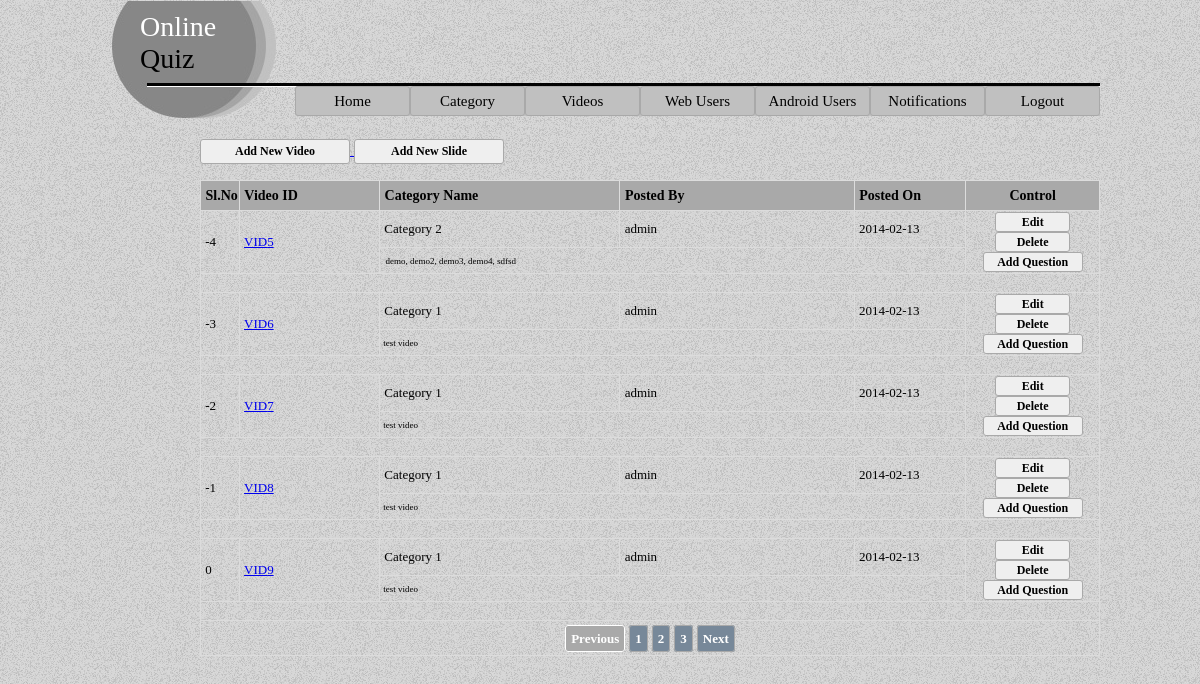
Screenshot of /OnlineQuiz/Model/VideoList.php (signed in) with the database file from the repository.
### tables this page shows
CREATE TABLE IF NOT EXISTS `videoslist` (
  `VideoID` int(11) NOT NULL AUTO_INCREMENT,
  `URL` varchar(1024) DEFAULT NULL,
  `Thumbnail` varchar(1024) DEFAULT NULL,
  `CategoryID` int(11) DEFAULT NULL,
  `Description` varchar(500) DEFAULT NULL,
  `PostedOn` date DEFAULT NULL,
  `PostedBy` varchar(50) DEFAULT NULL,
  `Status` int(1) DEFAULT '3',
  `IsActive` int(1) DEFAULT '0',
  PRIMARY KEY (`VideoID`)
);

CREATE TABLE IF NOT EXISTS `categories` (
  `CategoryID` int(11) NOT NULL AUTO_INCREMENT,
  `CategoryName` varchar(100) NOT NULL,
  PRIMARY KEY (`CategoryID`)
);

### OnlineQuiz/Model/VideoList.php (the view, shortened to what this page needs)
<!DOCTYPE html>
<html>
    <head>
        <link rel="stylesheet" href="Styles/Style.css"/>
    </head>
    <body>
        <div id="mainContainer">
            <div id="header">
                <div id="logo">
                    <div style="margin-left: 40px; margin-top: 10px;">
                        <span style="color: white; font-family: verdana; font-size: 28px;">Online</span>&nbsp;&nbsp;&nbsp;
                        <span style="color: black; font-family: verdana; font-size: 28px;">Quiz</span>
                    </div>
                </div>
                <div id="menu">
                       <ul>
                        <a href="welcome.php"><li>Home</li></a>
                        <a href="CategoryList.php"><li>Category</li></a>
                        <a href="VideoList.php"><li>Videos</li></a>
                        <a href="WebUsersList.php"><li>Web Users</li></a>
                        <a href="AndroidUsers.php"><li>Android Users</li></a>
                        <a href="Notifications.php"><li>Notifications</li></a>
                        <a href="logout.php"><li>Logout</li></a>
                    </ul>              </div>
            </div>
            <div style="width: 900px; height: 400px; margin: 0 auto; float: right;">
                <br/>
                <a href="VideoPostNew.php">
                    <input type="button" value="Add New Video" class="button" style="width: 150px;"/>
                </a>
                <a href="SlidePosttNew.php">
                    <input type="button" value="Add New Slide" class="button" style="width: 150px;"/>
                </a>
                <table border="1" cellspacing="4" style="border-collapse: collapse; border-color: gainsboro; width: 100%; font-family: verdana;">
                    <tr style="font-size: 14px; font-weight: bold; background-color: darkgray; height: 30px; border: solid thin gainsboro">
                        <td width="30px">&nbsp;Sl.No</td>
                        <td width="200px">&nbsp;Video ID</td>
                        <td width="350px">&nbsp;Category Name</td>
                        <td width="350px">&nbsp;Posted By</td>
                        <td width="150px">&nbsp;Posted On</td>
                        <td width="150px" align="center">Control</td>
                    </tr>
                    <?php
                    $tbl_name = "VideosList";
                    $adjacents = 2;
                    $query = "SELECT COUNT(*) as num FROM $tbl_name";
                    $total_pages = mysql_fetch_array(mysql_query($query));
                    $total_pages = $total_pages['num'];
                    $targetpage = "VideoList.php";
                    $limit = 5;
                    if (isset($_GET['page']))
                        $page = $_GET['page'];
                    else
                        $page = "";
                    if ($page > 0)
                        $start = ($page - 1) * $limit;
                    else
                        $start = 0;
                    $sql = "SELECT VideoID, URL, CategoryName, Description, PostedBy, PostedOn ".
                            "FROM $tbl_name, Categories WHERE $tbl_name.CategoryID=Categories.CategoryID ".
                            "AND IsActive=0 ORDER BY PostedOn DESC LIMIT $start, $limit";
                    $result = mysql_query($sql);
                    $prev = $page - 1;
                    $next = $page + 1;
                    $lastpage = ceil($total_pages / $limit);
                    $pagination = "";
                    if ($lastpage > 1) {
                        $pagination .= "<div class=\"pagination\">";
                        if ($page > 1)
                            $pagination.= " <a href=\"$targetpage?page=$prev\" class='avail'> Previous</a>";
                        else
                            $pagination.= " <span class=\"disabled\"> Previous</span>";
                        if ($lastpage < 7 + ($adjacents * 2)) {
                            for ($counter = 1; $counter <= $lastpage; $counter++) {
                                if ($counter == $page)
                                    $pagination.= " <span class=\"current\" class='avail'>$counter</span>";
                                else
                                    $pagination.= " <a href=\"$targetpage?page=$counter\" class='avail'>$counter</a>";
                            }
                        }
                        if ($page < $counter - 1)
                            $pagination.= " <a href=\"$targetpage?page=$next\" class='avail'> Next </a>";
                        else
                            $pagination.= " <span class=\"disabled\"> Next </span>";
                        $pagination.= "</div>\n";
                    }
                    $i = (($page - 1) * $limit) + 1;
                    while ($row = mysql_fetch_array($result)) {
                        echo "<tr style='font-size:13px; border: solid thin gainsboro'>";
                        echo "<td rowspan='2'>&nbsp;$i</td>";
                        echo "<td rowspan='2'>&nbsp;<a href='$row[1]' target='_blank'>VID$row[0]</a></td>";
                        echo "<td>&nbsp;$row[2]</td>";
                        echo "<td>&nbsp;$row[4]</td>";
                        echo "<td>&nbsp;$row[5]</td>";
                        echo "<td rowspan='2' align='center'>
                            <a href='VideoEdit.php?page=$page&VideoId=$row[0]'><input type='button' value='Edit' class='button' style='height:20px;'/></a>
                                <a href='VideoDelete.php?page=$page&VideoId=$row[0]'><input type='button' value='Delete' class='button' style='height:20px;'/></a>
                                    <a href='VideoQuestionNew.php?page=$page&VideoId=$row[0]'><input type='button' value='Add Question' class='button' style='height:20px; width:100px;'/></a>
                                </td>";
                        echo "</tr>";
                        echo "<tr style='font-size:9px; border: solid thin gainsboro'>
                            <td colspan='3'>&nbsp;$row[3]</td></tr>";
                        $i++;
                        echo "<tr style='font-size:13px; border: solid thin gainsboro'><td colspan='6'>&nbsp;</td></tr>";
                    }
                    ?>
                    <?php
                    echo "<tr style='height:35px; border: solid thin gainsboro'>";
                    echo "<td colspan='6' align='center'>";
                    echo $pagination;
                    echo "</td></tr>";
                    ?>
                </table>
            </div>
        </div>
    </body>
</html>

### OnlineQuiz/Model/Styles/Style.css (style rules this page uses)
body { background-image: url('../Images/bodybg.jpg'); margin: 1px; }
#mainContainer { margin: 0 auto; width: 1000px; height: 650px; }
#header { height: 120px; background-image: url('../Images/logo2.jpg'); background-repeat: no-repeat; }
#logo { float: left; width: 130px; height: 120px; }
#menu { float: right; width: 805px; height: 30px; margin-top: 85px; background-color: silver; border-radius: 3px; }
#menu ul { list-style: none; margin-left: 0px; margin-top: 0px; padding-left: 0px; float: bottom; }
#menu ul li { float: left; width: 113px; height: 28px; padding: 0px; background-color: silver; text-align: center; line-height: 28px; font-family: cursive; font-size: 15px; border-radius: 3px; color: black; border:solid darkgrey thin; }
.button { border: solid darkgray thin; border-radius: 3px; height: 25px; width: 75px; font-family: verdana; font-size: 12px; font-weight: bold; }
.disabled { width: 100px; padding: 5px; border:solid thin white; background-color: darkgray; border-radius: 3px; color: white; font-size: 13px; font-weight: bold; }
.avail { padding: 5px; border:solid thin darkgray; background-color: lightslategray; border-radius: 3px; text-decoration: none; color: white; font-size: 13px; font-weight: bold; }

### rows the page displays
videoslist: VideoID "5", CategoryID.CategoryName "Category 2", PostedBy "admin", PostedOn "2014-02-13", Description "demo, demo2, demo3, demo4, sdfsd"
videoslist: VideoID "6", CategoryID.CategoryName "Category 1", PostedBy "admin", PostedOn "2014-02-13", Description "test video"
videoslist: VideoID "7", CategoryID.CategoryName "Category 1", PostedBy "admin", PostedOn "2014-02-13", Description "test video"
videoslist: VideoID "8", CategoryID.CategoryName "Category 1", PostedBy "admin", PostedOn "2014-02-13", Description "test video"
videoslist: VideoID "9", CategoryID.CategoryName "Category 1", PostedBy "admin", PostedOn "2014-02-13", Description "test video"
